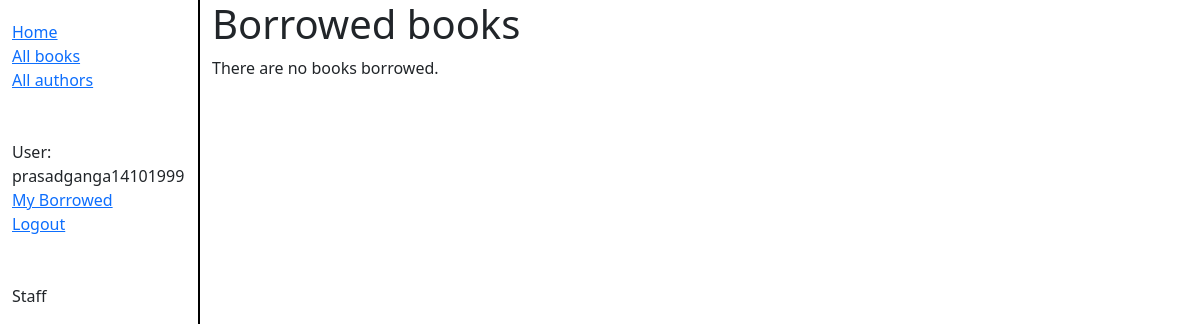
The page /catalog/mybooks/ (signed in) on the database as committed earlier.
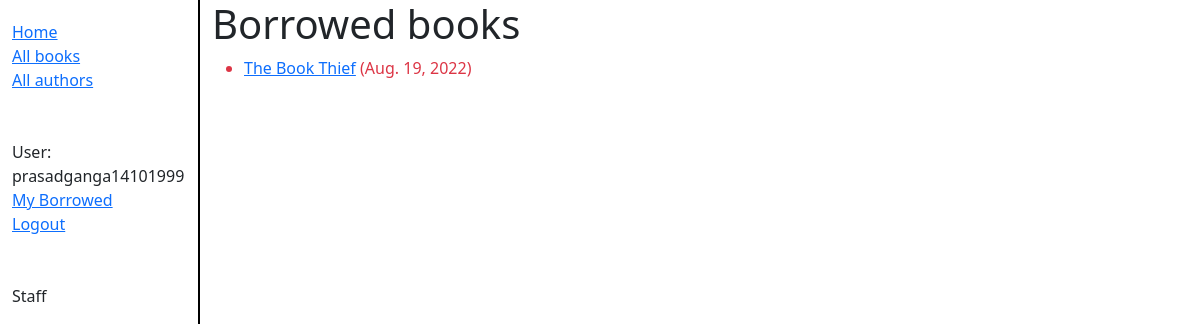
The same page on the database as committed later.
### catalog/models.py (models this page shows, shortened)
class BookInstance(models.Model):
    id = models.UUIDField(primary_key=True, default=uuid.uuid4,
    help_text="Unique ID for this particular book across whole library")
    book = models.ForeignKey('Book', on_delete=models.RESTRICT, null=True)
    imprint = models.CharField(max_length=200)
    due_back = models.DateField(null=True, blank=True)
    borrower = models.ForeignKey(User, on_delete=models.SET_NULL, null=True, blank=True)
    LOAN_STATUS = (
        ('m', "Maintenance"),
        ('o', "On loan"),
        ('a', "Available"),
        ('r', "Reserved"),
    )
    status = models.CharField(
        max_length=1,
        choices=LOAN_STATUS,
        blank=True,
        default='m',
        help_text='Book availability',
    )
    class Meta:
        ordering = ['due_back']
        permissions = (("can_mark_returned", "Set book as returned"),)
    @property
    def is_overdue(self):
        return bool(self.due_back and date.today() > self.due_back)

class Book(models.Model):
    title = models.CharField(max_length=200)
    author = models.ForeignKey("Author", on_delete=models.SET_NULL, null=True)
    summary = models.TextField(max_length=1000, help_text="Enter a brief description of the book")
    isbn = models.CharField("ISBN", max_length=13, unique=True, help_text='13 Character <a href="https://www.isbn-international.org/content/what-isbn">ISBN number</a>')
    genre = models.ManyToManyField(Genre, help_text="Select a genre for this book")
    language = models.ForeignKey("Language", on_delete=models.SET_NULL, null=True)

### catalog/views.py (the view)
# urls.py: path('mybooks/', views.LoanedBooksByUserListView.as_view(), name='my-borrowed'),
class LoanedBooksByUserListView(LoginRequiredMixin, generic.ListView):
    model = BookInstance
    template_name = "catalog/bookinstance_list_borrowed_user.html"
    paginated_by = 2
    def get_queryset(self):
        return BookInstance.objects.filter(borrower=self.request.user).filter(status__exact='o').order_by('due_back')

### catalog/templates/catalog/bookinstance_list_borrowed_user.html
{% extends "base_generic.html" %}
{% block content %}
    <h1>Borrowed books</h1>
    {% if bookinstance_list %}
    <ul>
      {% for bookinst in bookinstance_list %}
      <li class="{% if bookinst.is_overdue %}text-danger{% endif %}">
        <a href="{% url 'book-detail' bookinst.book.pk %}">{{bookinst.book.title}}</a> ({{ bookinst.due_back }})
      </li>
      {% endfor %}
    </ul>
    {% else %}
      <p>There are no books borrowed.</p>
    {% endif %}
{% endblock %}

Rows that differ between the two databases and show on the page:
now on this page (row edited): BookInstance: book "The Book Thief", due_back "Aug. 19, 2022"
Other text that changed with them:
text no longer shown: "There are no books borrowed."
